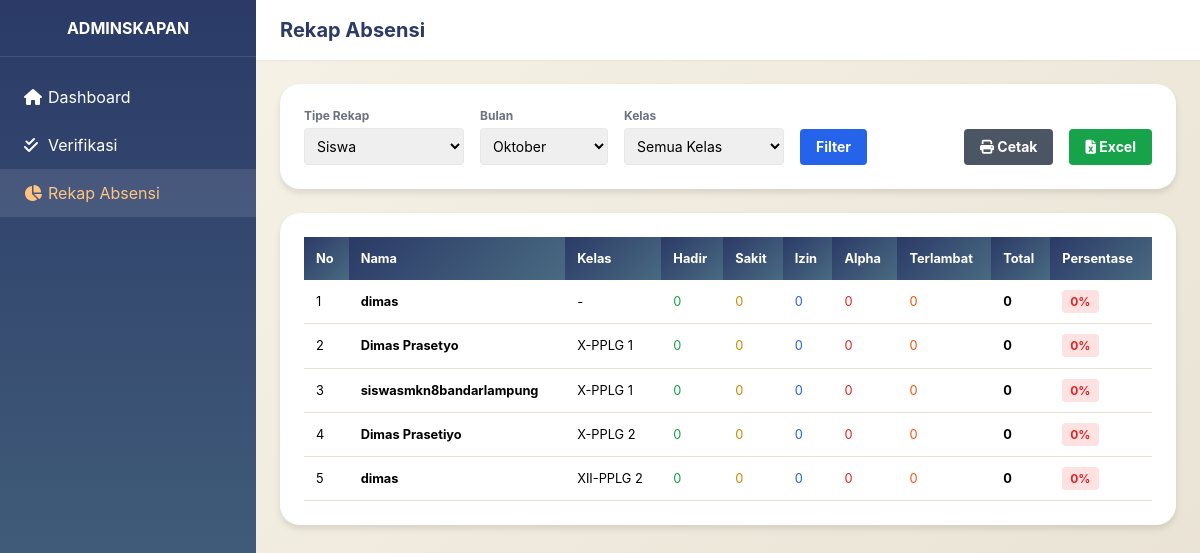
The app's page /cbt_sekolah/pages/admin/laporan_absensi.php (signed in) with its own data.
### tables this page shows
CREATE TABLE `tb_users` (
  `id_user` int(11) NOT NULL,
  `nama_lengkap` varchar(100) NOT NULL,
  `ruangan` varchar(100) DEFAULT NULL,
  `username` varchar(50) NOT NULL,
  `password` varchar(255) NOT NULL,
  `role` enum('admin','guru','siswa','pengawas') NOT NULL,
  `id_kelas` int(11) DEFAULT NULL,
  `nisn` varchar(20) DEFAULT NULL,
  `jenis_kelamin` enum('L','P') DEFAULT NULL,
  `tempat_lahir` varchar(100) DEFAULT NULL,
  `tanggal_lahir` date DEFAULT NULL,
  `nis` varchar(20) DEFAULT NULL,
  `agama` varchar(20) DEFAULT NULL,
  `alamat` text DEFAULT NULL,
  `created_at` timestamp NOT NULL DEFAULT current_timestamp(),
  `status` enum('aktif','nonaktif') DEFAULT 'aktif'
);

CREATE TABLE `tb_kelas` (
  `id_kelas` int(11) NOT NULL,
  `tingkat` enum('X','XI','XII') DEFAULT NULL,
  `nama_kelas` varchar(50) NOT NULL
);

### cbt_sekolah/pages/admin/laporan_absensi.php (the view, shortened to what this page needs)
<?php
require_once '../../config/koneksi.php';
$filter_bulan = $_GET['bulan'] ?? date('m');
$filter_tahun = $_GET['tahun'] ?? date('Y');
$filter_tipe = $_GET['tipe'] ?? 'siswa';
$rekap_siswa = [];
try {
    $query_siswa = "SELECT
        u.id_user, u.nama_lengkap, u.username, k.nama_kelas,
        COUNT(CASE WHEN LOWER(a.keterangan) = 'hadir' THEN 1 END) as hadir,
        COUNT(CASE WHEN LOWER(a.keterangan) = 'sakit' THEN 1 END) as sakit,
        COUNT(CASE WHEN LOWER(a.keterangan) = 'izin' THEN 1 END) as izin,
        COUNT(CASE WHEN LOWER(a.keterangan) = 'alpha' THEN 1 END) as alpha,
        COUNT(CASE WHEN LOWER(a.keterangan) = 'terlambat' THEN 1 END) as terlambat,
        COUNT(a.id) as total_absensi,
        ROUND((COUNT(CASE WHEN LOWER(a.keterangan) IN ('hadir', 'terlambat') THEN 1 END) / 25) * 100, 2) as persentase
    FROM tb_users u
    LEFT JOIN tb_kelas k ON u.id_kelas = k.id_kelas
    LEFT JOIN absensi_siswa a ON u.id_user = a.id_user
        AND MONTH(a.tanggal) = :bulan
        AND YEAR(a.tanggal) = :tahun
        AND a.status_verifikasi = 'disetujui'
    WHERE u.role = 'siswa'";
    $params = [':bulan' => $filter_bulan, ':tahun' => $filter_tahun];
    $query_siswa .= " GROUP BY u.id_user ORDER BY k.nama_kelas, u.nama_lengkap ASC";
    $stmt = $pdo->prepare($query_siswa);
    $stmt->execute($params);
    $rekap_siswa = $stmt->fetchAll();
} catch (PDOException $e) { }
$rekap_guru = [];
try {
    $query_guru = "SELECT
        u.id_user, u.nama_lengkap, u.username, u.role,
        COUNT(CASE WHEN a.status = 'hadir' THEN 1 END) as hadir,
        COUNT(CASE WHEN a.status = 'sakit' THEN 1 END) as sakit,
        COUNT(CASE WHEN a.status = 'izin' THEN 1 END) as izin,
        COUNT(CASE WHEN a.status = 'alpha' THEN 1 END) as alpha,
        COUNT(CASE WHEN a.status = 'terlambat' THEN 1 END) as terlambat,
        COUNT(a.id_absensi) as total_absensi,
        ROUND((COUNT(CASE WHEN a.status IN ('hadir', 'terlambat') THEN 1 END) / 25) * 100, 2) as persentase
    FROM tb_users u
    LEFT JOIN tb_absensi a ON u.id_user = a.id_user
        AND MONTH(a.tanggal) = :bulan
        AND YEAR(a.tanggal) = :tahun
    WHERE u.role IN ('guru', 'admin')
    GROUP BY u.id_user
    ORDER BY u.role, u.nama_lengkap ASC";
    $stmt = $pdo->prepare($query_guru);
    $stmt->execute([':bulan' => $filter_bulan, ':tahun' => $filter_tahun]);
    $rekap_guru = $stmt->fetchAll();
} catch (PDOException $e) {}
$rekap_pengawas = [];
try {
    $query_pengawas = "SELECT
        nama as nama_lengkap,
        COUNT(CASE WHEN LOWER(keterangan) = 'hadir' THEN 1 END) as hadir,
        COUNT(CASE WHEN LOWER(keterangan) = 'sakit' THEN 1 END) as sakit,
        COUNT(CASE WHEN LOWER(keterangan) = 'izin' THEN 1 END) as izin,
        COUNT(CASE WHEN LOWER(keterangan) = 'alpha' THEN 1 END) as alpha,
        COUNT(CASE WHEN LOWER(keterangan) = 'terlambat' THEN 1 END) as terlambat,
        COUNT(id) as total_absensi,
        ROUND((COUNT(CASE WHEN LOWER(keterangan) IN ('hadir', 'terlambat') THEN 1 END) / 25) * 100, 2) as persentase
    FROM absensi_pengawas
    WHERE MONTH(tanggal) = :bulan
        AND YEAR(tanggal) = :tahun
        AND status_verifikasi = 'disetujui'
    GROUP BY nama
    ORDER BY nama ASC";
    $stmt = $pdo->prepare($query_pengawas);
    $stmt->execute([':bulan' => $filter_bulan, ':tahun' => $filter_tahun]);
    $rekap_pengawas = $stmt->fetchAll();
} catch (PDOException $e) {}
function getNamaBulan($bulan) {
    $nama = [1=>'Januari', 2=>'Februari', 3=>'Maret', 4=>'April', 5=>'Mei', 6=>'Juni', 7=>'Juli', 8=>'Agustus', 9=>'September', 10=>'Oktober', 11=>'November', 12=>'Desember'];
    return $nama[(int)$bulan] ?? '';
}
function getPersentaseColor($persen) {
    return 'text-red-600 bg-red-100';
}
?>
<!DOCTYPE html>
<html lang="id">
<head>
    <script src="https://cdn.tailwindcss.com"></script>
    <link rel="stylesheet" href="https://cdnjs.cloudflare.com/ajax/libs/font-awesome/6.4.0/css/all.min.css">
</head>
<body>
    <div class="sidebar no-print">
        <div class="p-4 border-b border-white/10 text-center"><h2 class="font-bold text-white">ADMINSKAPAN</h2></div>
        <div class="py-4">
            <a href="dashboard.php" class="sidebar-item"><i class="fas fa-home w-6"></i> Dashboard</a>
            <a href="absensi.php" class="sidebar-item"><i class="fas fa-check-double w-6"></i> Verifikasi</a>
            <a href="laporan_absensi.php" class="sidebar-item active"><i class="fas fa-chart-pie w-6"></i> Rekap Absensi</a>
        </div>
    </div>
    <div class="main-content">
        <header class="bg-white py-4 px-6 flex justify-between items-center shadow-sm no-print">
            <h1 class="text-xl font-bold" style="color: var(--primary-1);">Rekap Absensi</h1>
        </header>
        <main class="p-6">
            <div class="card p-6 mb-6 no-print">
                <form method="GET" class="flex gap-4 items-end">
                    <div>
                        <label class="text-xs font-bold text-gray-500 block mb-1">Tipe Rekap</label>
                        <select name="tipe" class="border p-2 rounded text-sm w-40">
                            <option value="siswa" <?= $filter_tipe=='siswa'?'selected':'' ?>>Siswa</option>
                        </select>
                    </div>
                    <div>
                        <label class="text-xs font-bold text-gray-500 block mb-1">Bulan</label>
                        <select name="bulan" class="border p-2 rounded text-sm w-32">
                            <?php for($i=1; $i<=12; $i++): ?>
                                <option value="<?= $i ?>" <?= $filter_bulan==$i?'selected':'' ?>><?= getNamaBulan($i) ?></option>
                            <?php endfor; ?>
                        </select>
                    </div>
                    <?php if($filter_tipe == 'siswa'): ?>
                    <div>
                        <label class="text-xs font-bold text-gray-500 block mb-1">Kelas</label>
                        <select name="kelas" class="border p-2 rounded text-sm w-40">
                            <option value="">Semua Kelas</option>
                        </select>
                    </div>
                    <?php endif; ?>
                    <button type="submit" class="bg-blue-600 text-white px-4 py-2 rounded text-sm font-bold">Filter</button>
                    <button type="button" onclick="window.print()" class="bg-gray-600 text-white px-4 py-2 rounded text-sm font-bold ml-auto"><i class="fas fa-print"></i> Cetak</button>
                    <button type="button" onclick="exportExcel()" class="bg-green-600 text-white px-4 py-2 rounded text-sm font-bold"><i class="fas fa-file-excel"></i> Excel</button>
                </form>
            </div>
            <div class="card p-6 print-area">
                <table id="tabelRekap">
                    <thead>
                        <tr>
                            <th>No</th><th>Nama</th>
                            <?php if($filter_tipe == 'siswa'): ?><th>Kelas</th><?php endif; ?>
                            <th>Hadir</th><th>Sakit</th><th>Izin</th><th>Alpha</th><th>Terlambat</th><th>Total</th><th>Persentase</th>
                        </tr>
                    </thead>
                    <tbody>
                        <?php
                        $data_loop = ($filter_tipe == 'siswa') ? $rekap_siswa : (($filter_tipe == 'guru') ? $rekap_guru : $rekap_pengawas);
                        if(empty($data_loop)): ?>
                            <tr><td colspan="10" class="text-center py-4 text-gray-400">Tidak ada data terverifikasi bulan ini.</td></tr>
                        <?php else: $no=1; foreach($data_loop as $r):
                            $tot = $r['hadir']+$r['sakit']+$r['izin']+$r['alpha']+$r['terlambat'];
                            $pct = $tot>0 ? round(($r['hadir']+$r['terlambat'])/$tot*100,2) : 0;
                        ?>
                        <tr>
                            <td><?= $no++ ?></td>
                            <td class="font-bold"><?= htmlspecialchars($r['nama_lengkap']) ?></td>
                            <?php if($filter_tipe == 'siswa'): ?><td><?= htmlspecialchars($r['nama_kelas'] ?? '-') ?></td><?php endif; ?>
                            <td class="text-green-600"><?= $r['hadir'] ?></td>
                            <td class="text-yellow-600"><?= $r['sakit'] ?></td>
                            <td class="text-blue-600"><?= $r['izin'] ?></td>
                            <td class="text-red-600"><?= $r['alpha'] ?></td>
                            <td class="text-orange-600"><?= $r['terlambat'] ?></td>
                            <td class="font-bold"><?= $tot ?></td>
                            <td><span class="<?= getPersentaseColor($pct) ?> px-2 py-1 rounded text-xs font-bold"><?= $pct ?>%</span></td>
                        </tr>
                        <?php endforeach; endif; ?>
                    </tbody>
                </table>
            </div>
        </main>
    </div>
</body>
</html>

### cbt_sekolah/pages/admin/laporan_absensi.php (style rules this page uses)
:root { --primary-1: #2B3A67; --primary-2: #496A81; --secondary-1: #66999B; --accent-1: #FFC482; --neutral-1: #F8F4E9; --neutral-2: #E8E1D3; }
body { background: linear-gradient(135deg, var(--neutral-1), var(--neutral-2)); font-family: 'Inter', sans-serif; }
.sidebar { background: linear-gradient(180deg, var(--primary-1), var(--primary-2)); position: fixed; left: 0; top: 0; height: 100%; width: 16rem; }
.sidebar-item { display: flex; align-items: center; padding: 0.75rem 1.5rem; color: white; transition: 0.3s; }
.sidebar-item:hover, .sidebar-item.active { background: rgba(255,255,255,0.1); color: var(--accent-1); }
.main-content { margin-left: 16rem; min-height: 100vh; }
.card { background: white; border-radius: 20px; box-shadow: 0 4px 6px rgba(0,0,0,0.1); }
table { width: 100%; border-collapse: collapse; }
th { background: linear-gradient(135deg, var(--primary-1), var(--primary-2)); color: white; padding: 12px; font-size: 0.8rem; text-align: left; }
td { padding: 12px; border-bottom: 1px solid var(--neutral-2); font-size: 0.8rem; }

### records on screen
tb_users: nama_lengkap "dimas", nama_kelas "-", hadir "0", sakit "0", izin "0", alpha "0", terlambat "0", tot "0", pct "0"
tb_users: nama_lengkap "Dimas Prasetyo", id_kelas.nama_kelas "X-PPLG 1", hadir "0", sakit "0", izin "0", alpha "0", terlambat "0", tot "0", pct "0"
tb_users: nama_lengkap "siswasmkn8bandarlampung", id_kelas.nama_kelas "X-PPLG 1", hadir "0", sakit "0", izin "0", alpha "0", terlambat "0", tot "0", pct "0"
tb_users: nama_lengkap "Dimas Prasetiyo", id_kelas.nama_kelas "X-PPLG 2", hadir "0", sakit "0", izin "0", alpha "0", terlambat "0", tot "0", pct "0"
tb_users: nama_lengkap "dimas", id_kelas.nama_kelas "XII-PPLG 2", hadir "0", sakit "0", izin "0", alpha "0", terlambat "0", tot "0", pct "0"

### other values on screen
form field bulan "Oktober"
